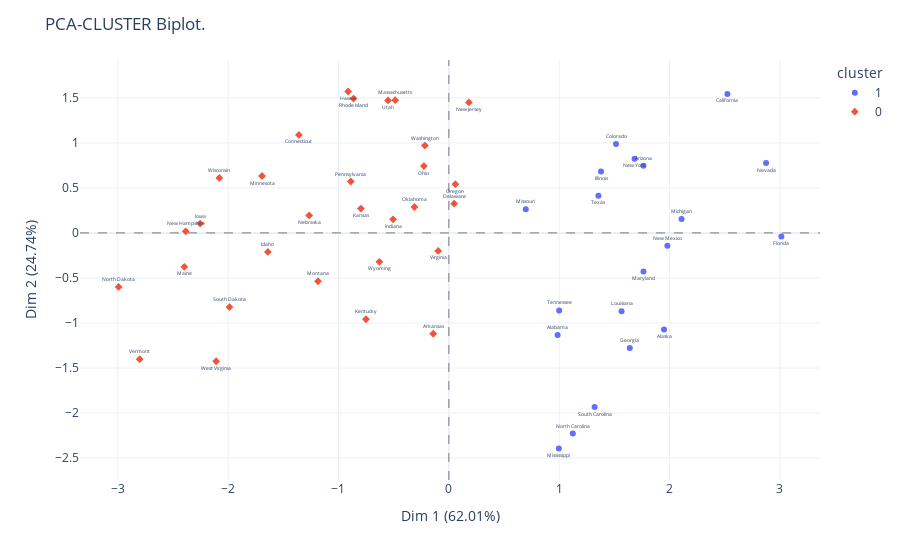

Notebook source saved alongside this figure:
### Code cell
# Plot con 2 clusters.
cluster_biplot(pca, df_usarrests, kmeans.labels_, size_text=5)

### Figure 1 — Plotly figure (JSON) as saved in the notebook; plotly's stock layout.template omitted (floating-point values rounded to 4 significant figures)
{"data": [{"hovertemplate": "<b>%{hovertext}</b><br><br>cluster=1<br>x=%{x}<br>y=%{y}<br>Indice=%{text}<extra></extra>", "hovertext": ["Alabama", "Alaska", "Arizona", "California", "Colorado", "Florida", "Georgia", "Illinois", "Louisiana", "Maryland", "Michigan", "Mississippi", "Missouri", "Nevada", "New Mexico", "New York", "North Carolina", "South Carolina", "Tennessee", "Texas"], "legendgroup": "1", "marker": {"color": "#636efa", "symbol": "circle"}, "mode": "markers+text", "name": "1", "orientation": "v", "showlegend": true, "text": ["Alabama", "Alaska", "Arizona", "California", "Colorado", "Florida", "Georgia", "Illinois", "Louisiana", "Maryland", "Michigan", "Mississippi", "Missouri", "Nevada", "New Mexico", "New York", "North Carolina", "South Carolina", "Tennessee", "Texas"], "textfont": {"size": 5}, "textposition": ["top center", "bottom center", "top center", "bottom center", "top center", "bottom center", "top center", "bottom center", "top center", "bottom center", "top center", "bottom center", "top center", "bottom center", "top center", "bottom center", "top center", "bottom center", "top center", "bottom center", "top center", "bottom center", "top center", "bottom center", "top center", "bottom center", "top center", "bottom center", "top center", "bottom center", "top center", "bottom center", "top center", "bottom center", "top center", "bottom center", "top center", "bottom center", "top center", "bottom center", "top center", "bottom center", "top center", "bottom center", "top center", "bottom center", "top center", "bottom center", "top center", "bottom center"], "type": "scatter", "x": [0.9856, 1.95, 1.763, 2.524, 1.515, 3.013, 1.639, 1.379, 1.565, 1.763, 2.108, 0.9965, 0.6968, 2.874, 1.98, 1.683, 1.123, 1.321, 0.9997, 1.355], "xaxis": "x", "y": [-1.133, -1.073, 0.746, 1.543, 0.9876, -0.03923, -1.279, 0.6818, -0.8711, -0.4277, 0.1554, -2.394, 0.2634, 0.7756, -0.1428, 0.8232, -2.228, -1.933, -0.8603, 0.4125], "yaxis": "y"}, {"hovertemplate": "<b>%{hovertext}</b><br><br>cluster=0<br>x=%{x}<br>y=%{y}<br>Indice=%{text}<extra></extra>", "hovertext": ["Arkansas", "Connecticut", "Delaware", "Hawaii", "Idaho", "Indiana", "Iowa", "Kansas", "Kentucky", "Maine", "Massachusetts", "Minnesota", "Montana", "Nebraska", "New Hampshire", "New Jersey", "North Dakota", "Ohio", "Oklahoma", "Oregon", "Pennsylvania", "Rhode Island", "South Dakota", "Utah", "Vermont", "Virginia", "Washington", "West Virginia", "Wisconsin", "Wyoming"], "legendgroup": "0", "marker": {"color": "#EF553B", "symbol": "diamond"}, "mode": "markers+text", "name": "0", "orientation": "v", "showlegend": true, "text": ["Arkansas", "Connecticut", "Delaware", "Hawaii", "Idaho", "Indiana", "Iowa", "Kansas", "Kentucky", "Maine", "Massachusetts", "Minnesota", "Montana", "Nebraska", "New Hampshire", "New Jersey", "North Dakota", "Ohio", "Oklahoma", "Oregon", "Pennsylvania", "Rhode Island", "South Dakota", "Utah", "Vermont", "Virginia", "Washington", "West Virginia", "Wisconsin", "Wyoming"], "textfont": {"size": 5}, "textposition": ["top center", "bottom center", "top center", "bottom center", "top center", "bottom center", "top center", "bottom center", "top center", "bottom center", "top center", "bottom center", "top center", "bottom center", "top center", "bottom center", "top center", "bottom center", "top center", "bottom center", "top center", "bottom center", "top center", "bottom center", "top center", "bottom center", "top center", "bottom center", "top center", "bottom center", "top center", "bottom center", "top center", "bottom center", "top center", "bottom center", "top center", "bottom center", "top center", "bottom center", "top center", "bottom center", "top center", "bottom center", "top center", "bottom center", "top center", "bottom center", "top center", "bottom center"], "type": "scatter", "x": [-0.1414, -1.359, 0.04771, -0.9127, -1.64, -0.5055, -2.254, -0.7969, -0.7509, -2.397, -0.4862, -1.693, -1.185, -1.266, -2.384, 0.1816, -2.992, -0.226, -0.3118, 0.05912, -0.8884, -0.8638, -1.988, -0.5506, -2.801, -0.09633, -0.2169, -2.109, -2.08, -0.6294], "xaxis": "x", "y": [-1.12, 1.089, 0.3254, 1.57, -0.211, 0.1516, 0.1041, 0.2702, -0.9584, -0.3764, 1.474, 0.6323, -0.5369, 0.194, 0.01808, 1.45, -0.5991, 0.7422, 0.2879, 0.5414, 0.5711, 1.492, -0.8233, 1.472, -1.402, -0.1997, 0.9701, -1.425, 0.6113, -0.321], "yaxis": "y"}], "layout": {"legend": {"title": {"text": "cluster"}, "tracegroupgap": 0}, "margin": {"t": 60}, "shapes": [{"line": {"color": "black", "dash": "dash", "width": 0.5}, "type": "line", "x0": 0, "x1": 1, "xref": "x domain", "y0": 0, "y1": 0, "yref": "y"}, {"line": {"color": "black", "dash": "dash", "width": 0.5}, "type": "line", "x0": 0, "x1": 0, "xref": "x", "y0": 0, "y1": 1, "yref": "y domain"}], "title": {"text": "PCA-CLUSTER Biplot."}, "xaxis": {"anchor": "y", "domain": [0, 1], "range": [-3.342, 3.363], "title": {"text": "Dim 1 (62.01%)"}}, "yaxis": {"anchor": "x", "domain": [0, 1], "range": [-2.744, 1.92], "title": {"text": "Dim 2 (24.74%)"}}}}
